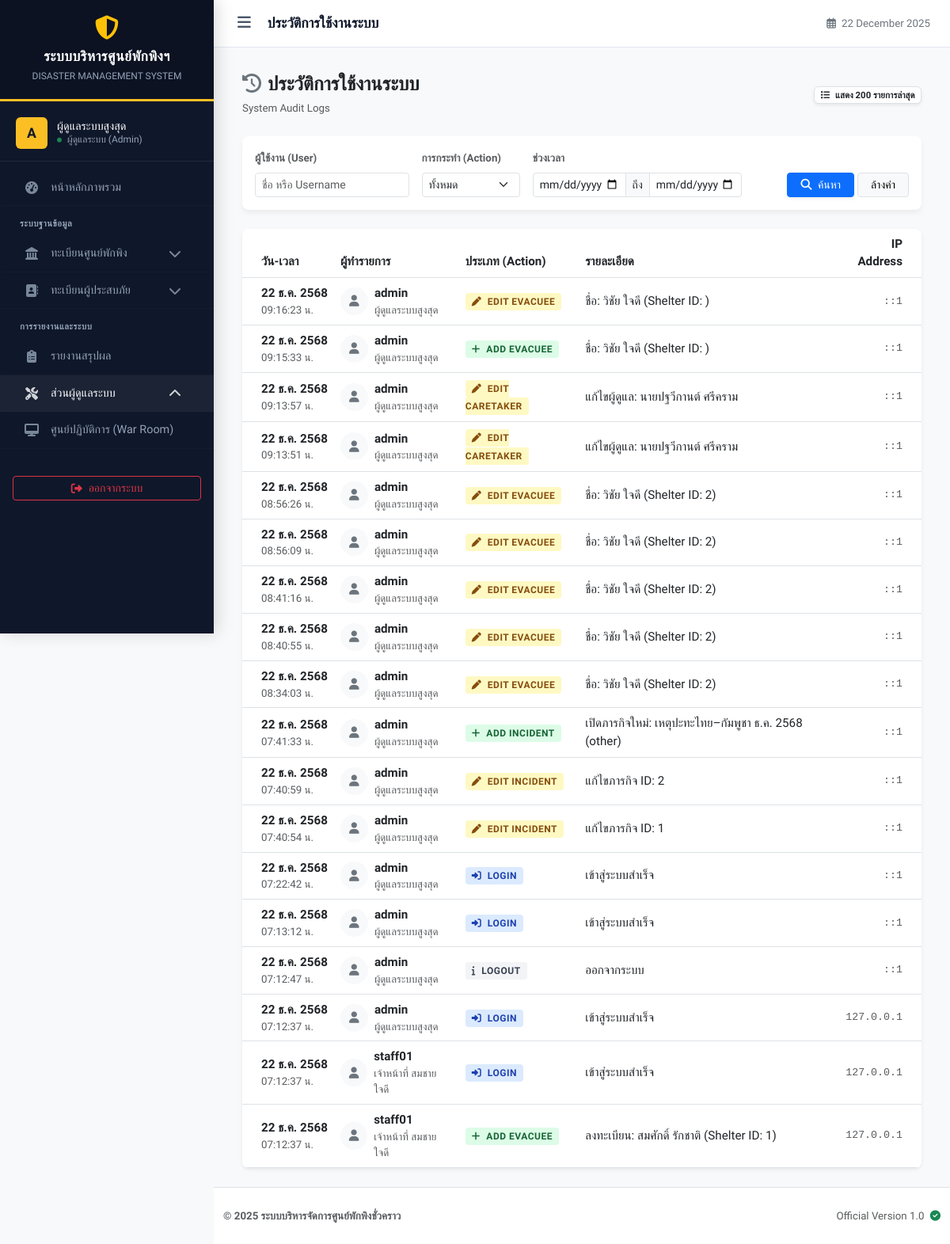
Screenshot of /system_log_list.php (signed in) with the database file from the repository.
### tables this page shows
CREATE TABLE `system_logs` (
  `id` int(11) NOT NULL,
  `user_id` int(11) DEFAULT NULL,
  `action` varchar(50) NOT NULL COMMENT 'ประเภทการกระทำ (Login, Add, Edit)',
  `description` text DEFAULT NULL COMMENT 'รายละเอียดเพิ่มเติม',
  `ip_address` varchar(45) DEFAULT NULL,
  `created_at` timestamp NOT NULL DEFAULT current_timestamp()
);

CREATE TABLE `users` (
  `id` int(11) NOT NULL,
  `username` varchar(50) NOT NULL COMMENT 'ชื่อผู้ใช้',
  `password` varchar(255) NOT NULL COMMENT 'รหัสผ่าน (Hashed)',
  `full_name` varchar(100) NOT NULL COMMENT 'ชื่อ-นามสกุล',
  `role` enum('admin','staff','volunteer') NOT NULL DEFAULT 'staff' COMMENT 'สิทธิ์การใช้งาน',
  `created_at` timestamp NOT NULL DEFAULT current_timestamp(),
  `last_login` datetime DEFAULT NULL
);

### includes/functions.php (called while the page is built, shortened)
<?php
function thaiDate($date) {
    $months = [
        1=>'ม.ค.', 2=>'ก.พ.', 3=>'มี.ค.', 4=>'เม.ย.', 5=>'พ.ค.', 6=>'มิ.ย.',
        7=>'ก.ค.', 8=>'ส.ค.', 9=>'ก.ย.', 10=>'ต.ค.', 11=>'พ.ย.', 12=>'ธ.ค.'
    ];
    $timestamp = strtotime($date);
    $d = date('j', $timestamp);
    $m = $months[(int)date('n', $timestamp)];
    $y = date('Y', $timestamp) + 543;
    return "$d $m $y";
}
?>

### system_log_list.php (the view, shortened to what this page needs)
<?php
require_once 'config/db.php';
require_once 'includes/functions.php';
$user_search = isset($_GET['user']) ? trim($_GET['user']) : '';
$date_start = isset($_GET['date_start']) ? $_GET['date_start'] : '';
$date_end = isset($_GET['date_end']) ? $_GET['date_end'] : '';
$sql = "SELECT l.*, u.username, u.full_name
        FROM system_logs l
        LEFT JOIN users u ON l.user_id = u.id
        WHERE 1=1 ";
$params = [];
$sql .= " ORDER BY l.created_at DESC LIMIT 200";
$stmt = $pdo->prepare($sql);
$stmt->execute($params);
$logs = $stmt->fetchAll();
?>
<!DOCTYPE html>
<html lang="th">
<head>
</head>
<body class="bg-light">
<?php include 'includes/header.php'; ?>
<div class="container-fluid">
    <div class="d-flex justify-content-between align-items-center mb-4 pt-2">
        <div>
            <h4 class="fw-bold text-dark mb-1">
                <i class="fas fa-history text-secondary me-2"></i>ประวัติการใช้งานระบบ
            </h4>
            <span class="text-muted small">System Audit Logs</span>
        </div>
        <div>
            <span class="badge bg-white text-dark border shadow-sm">
                <i class="fas fa-list me-1"></i> แสดง 200 รายการล่าสุด
            </span>
        </div>
    </div>
    <div class="card filter-card border-0 mb-4 rounded-3">
        <div class="card-body p-3">
            <form action="" method="GET" class="row g-3 align-items-end">
                <div class="col-md-3">
                    <label class="form-label small fw-bold text-muted">ผู้ใช้งาน (User)</label>
                    <input type="text" name="user" class="form-control form-control-sm" placeholder="ชื่อ หรือ Username" value="<?php echo htmlspecialchars($user_search); ?>">
                </div>
                <div class="col-md-2">
                    <label class="form-label small fw-bold text-muted">การกระทำ (Action)</label>
                    <select name="action" class="form-select form-select-sm">
                        <option value="">ทั้งหมด</option>
                    </select>
                </div>
                <div class="col-md-4">
                    <label class="form-label small fw-bold text-muted">ช่วงเวลา</label>
                    <div class="input-group input-group-sm">
                        <input type="date" name="date_start" class="form-control" value="<?php echo $date_start; ?>">
                        <span class="input-group-text">ถึง</span>
                        <input type="date" name="date_end" class="form-control" value="<?php echo $date_end; ?>">
                    </div>
                </div>
                <div class="col-md-3 text-md-end">
                    <button type="submit" class="btn btn-primary btn-sm px-3 shadow-sm"><i class="fas fa-search me-1"></i> ค้นหา</button>
                    <a href="system_log_list.php" class="btn btn-light btn-sm border px-3">ล้างค่า</a>
                </div>
            </form>
        </div>
    </div>
    <div class="card border-0 shadow-sm rounded-3 overflow-hidden">
        <div class="card-body p-0">
            <div class="table-responsive">
                <table class="table table-hover align-middle mb-0 table-official">
                    <thead>
                        <tr>
                            <th class="ps-4">วัน-เวลา</th>
                            <th>ผู้ทำรายการ</th>
                            <th>ประเภท (Action)</th>
                            <th>รายละเอียด</th>
                            <th class="text-end pe-4">IP Address</th>
                        </tr>
                    </thead>
                    <tbody>
                        <?php if(count($logs) > 0): ?>
                            <?php foreach ($logs as $row): ?>
                                <?php
                                    $act = strtolower($row['action']);
                                    $bg_class = 'bg-other';
                                    $icon = 'fa-info';
                                    if(strpos($act, 'login') !== false) { $bg_class = 'bg-login'; $icon = 'fa-sign-in-alt'; }
                                    elseif(strpos($act, 'add') !== false) { $bg_class = 'bg-add'; $icon = 'fa-plus'; }
                                    elseif(strpos($act, 'edit') !== false) { $bg_class = 'bg-edit'; $icon = 'fa-pen'; }
                                    elseif(strpos($act, 'delete') !== false) { $bg_class = 'bg-delete'; $icon = 'fa-trash'; }
                                ?>
                                <tr>
                                    <td class="ps-4 text-nowrap">
                                        <div class="fw-bold text-dark"><?php echo thaiDate(date('Y-m-d', strtotime($row['created_at']))); ?></div>
                                        <div class="small text-muted"><?php echo date('H:i:s', strtotime($row['created_at'])); ?> น.</div>
                                    </td>
                                    <td>
                                        <?php if($row['username']): ?>
                                            <div class="d-flex align-items-center">
                                                <div class="log-icon bg-light text-secondary me-2">
                                                    <i class="fas fa-user"></i>
                                                </div>
                                                <div>
                                                    <div class="fw-bold text-dark"><?php echo htmlspecialchars($row['username']); ?></div>
                                                    <div class="small text-muted"><?php echo htmlspecialchars($row['full_name']); ?></div>
                                                </div>
                                            </div>
                                        <?php else: ?>
                                            <span class="text-muted fst-italic">Unknown User (ID: <?php echo $row['user_id']; ?>)</span>
                                        <?php endif; ?>
                                    </td>
                                    <td>
                                        <span class="badge-action <?php echo $bg_class; ?>">
                                            <i class="fas <?php echo $icon; ?> me-1"></i> <?php echo htmlspecialchars($row['action']); ?>
                                        </span>
                                    </td>
                                    <td>
                                        <span class="text-dark"><?php echo htmlspecialchars($row['description']); ?></span>
                                    </td>
                                    <td class="text-end pe-4 text-muted font-monospace small">
                                        <?php echo htmlspecialchars($row['ip_address']); ?>
                                    </td>
                                </tr>
                            <?php endforeach; ?>
                        <?php else: ?>
                            <tr>
                                <td colspan="5" class="text-center py-5 text-muted">ไม่พบข้อมูลประวัติการใช้งาน</td>
                            </tr>
                        <?php endif; ?>
                    </tbody>
                </table>
            </div>
        </div>
    </div>
</div>
<?php include 'includes/footer.php'; ?>
</body>
</html>

### system_log_list.php (style rules this page uses)
.filter-card { background-color: #fff; border-bottom: 3px solid #1e293b; box-shadow: 0 4px 6px rgba(0,0,0,0.05); }
.log-icon { width: 35px; height: 35px; border-radius: 50%; display: flex; align-items: center; justify-content: center; font-size: 0.9rem; }
.badge-action { font-size: 0.75rem; font-weight: 600; padding: 4px 8px; border-radius: 4px; text-transform: uppercase; letter-spacing: 0.5px; }
.bg-login { background-color: #dbeafe; color: #1e40af; }
.bg-add { background-color: #dcfce7; color: #166534; }
.bg-edit { background-color: #fef9c3; color: #854d0e; }
.bg-other { background-color: #f3f4f6; color: #374151; }

### includes/header.php (style rules this page uses)
:root { --sidebar-width: 270px; --header-height: 60px; --nav-bg: #0f172a; --nav-hover: #1e293b; --active-gold: #fbbf24; --text-main: #f1f5f9; --text-muted: #94a3b8; --body-bg: #f8fafc; --border-color: rgba(255,255,255,0.08); }
body { font-family: 'Prompt', sans-serif; background-color: var(--body-bg); color: #334155; overflow-x: hidden; font-size: 0.95rem; }

### rows the page displays
system_logs: created_at "22 ธ.ค. 2568", created_at "09:16:23", user.username "admin", user.full_name "ผู้ดูแลระบบสูงสุด", action "EDIT EVACUEE", description "ชื่อ: วิชัย ใจดี (Shelter ID: )", ip_address "::1"
system_logs: created_at "22 ธ.ค. 2568", created_at "09:15:33", user.username "admin", user.full_name "ผู้ดูแลระบบสูงสุด", action "ADD EVACUEE", description "ชื่อ: วิชัย ใจดี (Shelter ID: )", ip_address "::1"
system_logs: created_at "22 ธ.ค. 2568", created_at "09:13:57", user.username "admin", user.full_name "ผู้ดูแลระบบสูงสุด", action "EDIT CARETAKER", description "แก้ไขผู้ดูแล: นายปฐวีกานต์ ศรีคราม", ip_address "::1"
system_logs: created_at "22 ธ.ค. 2568", created_at "09:13:51", user.username "admin", user.full_name "ผู้ดูแลระบบสูงสุด", action "EDIT CARETAKER", description "แก้ไขผู้ดูแล: นายปฐวีกานต์ ศรีคราม", ip_address "::1"
system_logs: created_at "22 ธ.ค. 2568", created_at "08:56:26", user.username "admin", user.full_name "ผู้ดูแลระบบสูงสุด", action "EDIT EVACUEE", description "ชื่อ: วิชัย ใจดี (Shelter ID: 2)", ip_address "::1"
system_logs: created_at "22 ธ.ค. 2568", created_at "08:56:09", user.username "admin", user.full_name "ผู้ดูแลระบบสูงสุด", action "EDIT EVACUEE", description "ชื่อ: วิชัย ใจดี (Shelter ID: 2)", ip_address "::1"
system_logs: created_at "22 ธ.ค. 2568", created_at "08:41:16", user.username "admin", user.full_name "ผู้ดูแลระบบสูงสุด", action "EDIT EVACUEE", description "ชื่อ: วิชัย ใจดี (Shelter ID: 2)", ip_address "::1"
system_logs: created_at "22 ธ.ค. 2568", created_at "08:40:55", user.username "admin", user.full_name "ผู้ดูแลระบบสูงสุด", action "EDIT EVACUEE", description "ชื่อ: วิชัย ใจดี (Shelter ID: 2)", ip_address "::1"
system_logs: created_at "22 ธ.ค. 2568", created_at "08:34:03", user.username "admin", user.full_name "ผู้ดูแลระบบสูงสุด", action "EDIT EVACUEE", description "ชื่อ: วิชัย ใจดี (Shelter ID: 2)", ip_address "::1"
system_logs: created_at "22 ธ.ค. 2568", created_at "07:41:33", user.username "admin", user.full_name "ผู้ดูแลระบบสูงสุด", action "ADD INCIDENT", description "เปิดภารกิจใหม่: เหตุปะทะไทย–กัมพูชา ธ.ค. 2568 (other)", ip_address "::1"
system_logs: created_at "22 ธ.ค. 2568", created_at "07:40:59", user.username "admin", user.full_name "ผู้ดูแลระบบสูงสุด", action "EDIT INCIDENT", description "แก้ไขภารกิจ ID: 2", ip_address "::1"
system_logs: created_at "22 ธ.ค. 2568", created_at "07:40:54", user.username "admin", user.full_name "ผู้ดูแลระบบสูงสุด", action "EDIT INCIDENT", description "แก้ไขภารกิจ ID: 1", ip_address "::1"
system_logs: created_at "22 ธ.ค. 2568", created_at "07:22:42", user.username "admin", user.full_name "ผู้ดูแลระบบสูงสุด", action "LOGIN", description "เข้าสู่ระบบสำเร็จ", ip_address "::1"
system_logs: created_at "22 ธ.ค. 2568", created_at "07:13:12", user.username "admin", user.full_name "ผู้ดูแลระบบสูงสุด", action "LOGIN", description "เข้าสู่ระบบสำเร็จ", ip_address "::1"
system_logs: created_at "22 ธ.ค. 2568", created_at "07:12:47", user.username "admin", user.full_name "ผู้ดูแลระบบสูงสุด", action "LOGOUT", description "ออกจากระบบ", ip_address "::1"
system_logs: created_at "22 ธ.ค. 2568", created_at "07:12:37", user.username "admin", user.full_name "ผู้ดูแลระบบสูงสุด", action "LOGIN", description "เข้าสู่ระบบสำเร็จ", ip_address "127.0.0.1"
system_logs: created_at "22 ธ.ค. 2568", created_at "07:12:37", user.username "staff01", user.full_name "เจ้าหน้าที่ สมชาย ใจดี", action "LOGIN", description "เข้าสู่ระบบสำเร็จ", ip_address "127.0.0.1"
system_logs: created_at "22 ธ.ค. 2568", created_at "07:12:37", user.username "staff01", user.full_name "เจ้าหน้าที่ สมชาย ใจดี", action "ADD EVACUEE", description "ลงทะเบียน: สมศักดิ์ รักชาติ (Shelter ID: 1)", ip_address "127.0.0.1"

### other values shown
substr($_SESSION['username'] ?? 'U', 0, 1) "A"
$_SESSION['fullname'] "ผู้ดูแลระบบสูงสุด"
